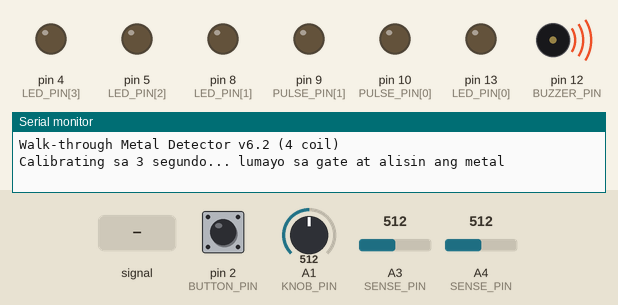
Recording of a sketch running on a simulated Arduino Uno, built with avr-gcc and run on an emulated ATmega328P. On the bench: output pins drawn as LEDs (lit = HIGH), buzzer (waves = sounding, pin HIGH), the last lines printed to the serial monitor. The inputs (shaded band) are chosen by the test bench; at power-on: A4 (SENSE_PIN) = 512, pin 2 (BUTTON_PIN) HIGH, A1 (KNOB_PIN) = 512, A3 (SENSE_PIN) = 512. Pins used as bus, display or sensor lines are not drawn.

Above: at 3.6 s.
At 6.0 s:
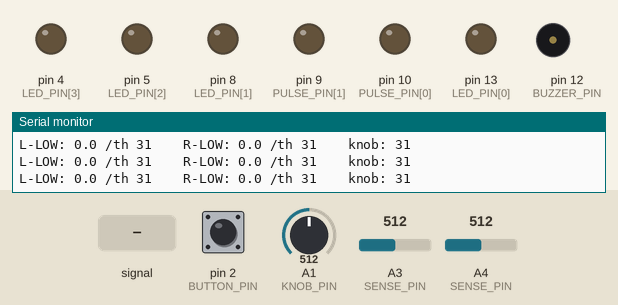
Timing chart, 0 to 5.2 s (numbered marks = the images above; inputs shaded):
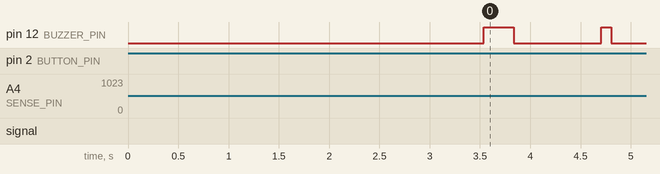

The sketch:

walkthrough_v6_2.ino
```cpp
// ===============================================================
//  Walk-through Metal Detector - Code v6.2 (4 coil)
//  v6.2: PANLABAN SA FALSE ALARM (beep kahit walang metal)
//  Hindi binago ang lakas ng pulse (NPULSE 3, pulse 5 us) at ang knob,
//  kaya pareho pa rin ang abot at sensitivity.
//
//  Mga bago sa v6.2:
//   1. Saktong 1 cycle ng kuryente (60 Hz) ang bawat sukat, kaya
//      nagkakansela ang ugong galing sa saksakan at mga wire sa pader
//   2. Walang interrupt habang nagpu-pulse, kaya pantay lahat ng pulse
//   3. Tinanggal ang smoothing na nagpapahaba ng spike: 2 magkasunod na
//      sukat ang kailangang lumampas, kaya hindi na nakakalusot ang spike
//   4. Kusang tumataas ang threshold ng coil kapag maingay ang paligid
//   5. Dapat pareho ang direksyon ng signal para maituring na metal
//   6. Hysteresis: hindi nagpapatay-sindi ang beep sa gilid ng threshold
//   7. Binabawas ang epekto ng sariling buzzer sa 5V
//   8. Dahan-dahang bumabalik ang baseline kahit naipit malapit sa threshold
//   9. May 3 segundo bago mag-calibrate para makalayo ka muna sa gate
//
//  Zone      Pulse   Sense   LED
//  L-UP      D10     A0      D13
//  R-UP      D9      A2      D8
//  L-LOW     D7      A3      D5
//  R-LOW     D6      A4      D4
//
//  Knob (sensitivity) : A1
//  Button (recalibrate): D2  (sa S at G ng D2, INPUT_PULLUP)
//  Buzzer             : D12
//
//  Serial Monitor: 115200 baud
// ===============================================================

const byte NZONE = 4;
const byte PULSE_PIN[NZONE] = {10, 9, 7, 6};
const byte SENSE_PIN[NZONE] = {A0, A2, A3, A4};
const byte LED_PIN[NZONE]   = {13, 8, 5, 4};
const char* const ZONE_NAME[NZONE] = {"L-UP", "R-UP", "L-LOW", "R-LOW"};

// true = gamitin ang zone, false = huwag pansinin (hal. wala pang coil na nakakabit)
// Kapag kumpleto na ang 4 na coil sa gate: {true, true, true, true}
const bool ZONE_ON[NZONE] = {false, false, true, true};

const byte KNOB_PIN   = A1;
const byte BUTTON_PIN = 2;
const byte BUZZER_PIN = 12;

// ---- Abot at sensitivity (pareho sa v6.1) ----
const byte NPULSE   = 3;   // dami ng pulse bawat sukat (mula sa tuning test)
const byte PULSE_US = 5;   // haba ng bawat pulse sa microseconds (mula sa tuning test)
const int  TH_MIN = 2;     // threshold kapag knob nasa pinaka-sensitive
const int  TH_MAX = 60;    // threshold kapag knob nasa pinaka-hindi sensitive

// ---- Tunog ----
const int  BEEP_SLOW_MS = 400; // pagitan ng beep kapag mahina ang signal (malayo ang metal)
const int  BEEP_FAST_MS = 50;  // pagitan ng beep kapag malakas ang signal (malapit ang metal)
const unsigned long AUTO_RECAL_MS = 5000; // kung METAL nang ganito katagal, ituring na bagong normal
const unsigned long CAL_WAIT_MS   = 3000; // oras para makalayo sa gate bago mag-calibrate

// ---- Panlaban sa ingay (ito ang puwedeng i-adjust) ----
const byte  CONFIRM       = 2;     // ilang sunod-sunod na lampas bago mag-beep (3 = mas tahimik)
const byte  RELEASE       = 2;     // ilang sunod-sunod na mababa bago tumigil ang beep
const float NOISE_MARGIN  = 5.0;   // threshold ng coil = hindi bababa sa ingay x ito
const float RELEASE_RATIO = 0.6;   // titigil ang beep kapag bumaba sa threshold x ito
const float TRACK_K       = 1.0 / 64;   // bilis ng pagsunod ng baseline sa init/drift
const float TRACK_K_SLOW  = 1.0 / 1024; // pagsunod kapag malapit na sa threshold
const float TRACK_ZONE    = 0.5;   // normal na pagsunod kapag |diff| < threshold x ito
const float NOISE_K       = 1.0 / 64;   // bilis ng pag-update ng sukat ng ingay

// ---- Timing ng sukat: 66 sample sa loob ng 1 cycle ng 60 Hz (16,665 us) ----
const byte NSAMPLE = 66;   // 64 ang matitira matapos alisin ang pinakamataas at pinakamababa
const int  STEP_US = 252;  // pagitan ng sample (252 at 253 na salitan = 252.5 us)

float baseline[NZONE];
float lastRaw[NZONE];
float diffNow[NZONE];
float prevDiff[NZONE];
float noiseLevel[NZONE];
float zoneTh[NZONE];
long  buzzShift[NZONE];
byte  hitCount[NZONE];
byte  lowCount[NZONE];
char  hitSign[NZONE];
bool  detected[NZONE];
unsigned long detectStart[NZONE];
int   threshold = 10;
int   lastKnob  = -100;

unsigned long lastPrint = 0;
unsigned long lastBeep  = 0;
bool buzzerOn = false;

// Sukatin ang isang coil sa loob ng saktong 1 cycle ng kuryente.
long measureZone(byte z) {
  const byte sp = SENSE_PIN[z];
  const byte pp = PULSE_PIN[z];

  analogRead(sp);  // dummy read: para hindi tumagas ang dating binasang pin (hal. knob)

  long sum = 0;
  int minv = 1023, maxv = 0;
  const unsigned long t0 = micros();
  unsigned long nextAt = 0;

  for (byte m = 0; m < NSAMPLE; m++) {
    while (micros() - t0 < nextAt) { }
    nextAt += STEP_US + (m & 1);

    // Bawal ang interrupt dito: hahaba ang pulse kapag sumingit ito
    noInterrupts();

    // I-discharge ang capacitor
    pinMode(sp, OUTPUT);
    digitalWrite(sp, LOW);
    delayMicroseconds(20);
    pinMode(sp, INPUT);

    // Mga pulse papunta sa coil
    for (byte p = 0; p < NPULSE; p++) {
      digitalWrite(pp, HIGH);
      delayMicroseconds(PULSE_US);
      digitalWrite(pp, LOW);
      delayMicroseconds(3);
    }

    int v = analogRead(sp);
    interrupts();

    if (v < minv) minv = v;
    if (v > maxv) maxv = v;
    sum += v;
  }

  // Tanggalin ang pinakamababa at pinakamataas (ingay)
  sum -= minv;
  sum -= maxv;
  return sum;
}

// Isang bagong reading, tanggal ang epekto ng buzzer.
// Ibinabalik ang layo mula sa normal na reading.
float readZone(byte z) {
  long raw = measureZone(z);
  if (buzzerOn) raw -= buzzShift[z];
  lastRaw[z] = raw;
  return (raw - baseline[z]) / 16.0;
}

void resetZone(byte z, float value) {
  baseline[z] = value;
  lastRaw[z] = value;
  hitCount[z] = 0;
  lowCount[z] = 0;
  hitSign[z] = 0;
  detected[z] = false;
  detectStart[z] = 0;
  diffNow[z] = 0;
  prevDiff[z] = 0;
}

void allOutputsOff() {
  for (byte z = 0; z < NZONE; z++) digitalWrite(LED_PIN[z], LOW);
  digitalWrite(BUZZER_PIN, LOW);
  buzzerOn = false;
}

void calibrate() {
  allOutputsOff();
  Serial.println(F("Calibrating sa 3 segundo... lumayo sa gate at alisin ang metal"));
  delay(CAL_WAIT_MS);

  // 1) Normal na reading ng bawat coil
  for (byte z = 0; z < NZONE; z++) {
    if (!ZONE_ON[z]) continue;
    long acc = 0;
    for (byte i = 0; i < 16; i++) acc += measureZone(z);
    resetZone(z, acc / 16.0);
    buzzShift[z] = 0;
  }

  // 2) Gaano nagbabago ang reading kapag tumutunog ang buzzer
  digitalWrite(BUZZER_PIN, HIGH);
  delay(30);
  for (byte z = 0; z < NZONE; z++) {
    if (!ZONE_ON[z]) continue;
    long acc = 0;
    for (byte i = 0; i < 8; i++) acc += measureZone(z);
    buzzShift[z] = (long)(acc / 8.0 - baseline[z]);
  }
  digitalWrite(BUZZER_PIN, LOW);
  delay(30);

  // 3) Sukatin ang ingay ng bawat coil habang walang metal
  for (byte z = 0; z < NZONE; z++) {
    if (!ZONE_ON[z]) continue;
    float acc = 0;
    float prev = readZone(z);
    for (byte i = 0; i < 24; i++) {
      float d = readZone(z);
      acc += fabs(d - prev);
      prev = d;
    }
    noiseLevel[z] = acc / 24.0;
    prevDiff[z] = prev;

    Serial.print(ZONE_NAME[z]);
    Serial.print(F(" ingay: "));
    Serial.print(noiseLevel[z], 2);
    Serial.print(F("  buzzer: "));
    Serial.print(buzzShift[z] / 16.0, 1);
    Serial.print(F("  -> pinakamababang ligtas na threshold: ~"));
    Serial.println((int)ceil(noiseLevel[z] * NOISE_MARGIN));
  }

  // Maikling beep: tapos na ang calibration
  digitalWrite(BUZZER_PIN, HIGH);
  delay(100);
  digitalWrite(BUZZER_PIN, LOW);
  Serial.println(F("Ready!"));
}

void readKnob() {
  analogRead(KNOB_PIN);              // dummy read
  int k = analogRead(KNOB_PIN);
  // Huwag pansinin ang maliit na galaw para hindi gumagalaw-galaw ang threshold
  if (k > lastKnob + 6 || k < lastKnob - 6) {
    lastKnob = k;
    threshold = map(k, 0, 1023, TH_MIN, TH_MAX);
  }
}

void checkButton() {
  if (digitalRead(BUTTON_PIN) == LOW) {
    delay(40);                       // debounce
    if (digitalRead(BUTTON_PIN) == LOW) {
      allOutputsOff();
      while (digitalRead(BUTTON_PIN) == LOW) { }  // hintaying bitawan
      calibrate();
    }
  }
}

// Beep at kurap ng LED na sabay. Mas malakas ang signal = mas mabilis.
void updateAlarm(bool anyDetected, long excess) {
  if (!anyDetected) {
    allOutputsOff();
    return;
  }
  // excess = gaano kalayo lumampas sa threshold. Hanggang 3x ng threshold = pinakamabilis.
  long full = (long)threshold * 3;
  if (excess > full) excess = full;
  if (excess < 0) excess = 0;
  int period = map(excess, 0, full, BEEP_SLOW_MS, BEEP_FAST_MS);

  if (millis() - lastBeep >= (unsigned long)period) {
    lastBeep = millis();
    buzzerOn = !buzzerOn;
  }
  digitalWrite(BUZZER_PIN, buzzerOn ? HIGH : LOW);
  for (byte z = 0; z < NZONE; z++) {
    digitalWrite(LED_PIN[z], (detected[z] && buzzerOn) ? HIGH : LOW);
  }
}

void printStatus() {
  if (millis() - lastPrint < 200) return;
  lastPrint = millis();
  for (byte z = 0; z < NZONE; z++) {
    if (!ZONE_ON[z]) continue;
    Serial.print(ZONE_NAME[z]);
    Serial.print(F(": "));
    Serial.print(diffNow[z], 1);
    Serial.print(F(" /th "));
    Serial.print(zoneTh[z], 0);
    Serial.print(detected[z] ? F(" *METAL*  ") : F("  "));
    Serial.print(F("\t"));
  }
  Serial.print(F("knob: "));
  Serial.println(threshold);
}

void setup() {
  Serial.begin(115200);

  for (byte z = 0; z < NZONE; z++) {
    pinMode(PULSE_PIN[z], OUTPUT);
    digitalWrite(PULSE_PIN[z], LOW);
    pinMode(LED_PIN[z], OUTPUT);
    detected[z] = false;
    hitCount[z] = 0;
    diffNow[z] = 0;
  }
  pinMode(BUZZER_PIN, OUTPUT);
  pinMode(BUTTON_PIN, INPUT_PULLUP);

  Serial.println(F("Walk-through Metal Detector v6.2 (4 coil)"));
  readKnob();
  calibrate();
}

void loop() {
  readKnob();
  checkButton();

  bool anyDetected = false;
  long maxExcess = 0;

  for (byte z = 0; z < NZONE; z++) {
    if (!ZONE_ON[z]) { detected[z] = false; diffNow[z] = 0; continue; }

    float d = readZone(z);
    float absD = fabs(d);
    diffNow[z] = d;

    // Threshold ng coil na ito: knob, o mas mataas kung maingay ang paligid
    float th = noiseLevel[z] * NOISE_MARGIN;
    if (th > TH_MAX) th = TH_MAX;
    if (th < threshold) th = threshold;
    zoneTh[z] = th;

    if (!detected[z]) {
      // Kumpirmasyon: sunod-sunod na lampas at PAREHONG direksyon
      char sign = (d > 0) ? 1 : -1;
      if (absD > th) {
        if (hitCount[z] > 0 && sign != hitSign[z]) hitCount[z] = 0;
        hitSign[z] = sign;
        if (hitCount[z] < 255) hitCount[z]++;
      } else {
        hitCount[z] = 0;
      }
      detected[z] = (hitCount[z] >= CONFIRM);
      lowCount[z] = 0;
    } else if (absD < th * RELEASE_RATIO) {
      // Hysteresis: dito lang titigil ang beep
      if (++lowCount[z] >= RELEASE) {
        detected[z] = false;
        hitCount[z] = 0;
      }
    } else {
      lowCount[z] = 0;
    }

    // Auto-recalibrate: walang taong tumatayo sa gate nang 5 segundo,
    // kaya kung tuloy-tuloy ang METAL, malamang nagbago lang ang kondisyon.
    if (detected[z]) {
      if (detectStart[z] == 0) detectStart[z] = millis();
      else if (millis() - detectStart[z] > AUTO_RECAL_MS) {
        resetZone(z, lastRaw[z]);
        Serial.print(F(">> Auto-recalibrate: "));
        Serial.println(ZONE_NAME[z]);
      }
    } else {
      detectStart[z] = 0;
    }

    // Baseline at sukat ng ingay: ina-update lang kapag walang signal
    if (!detected[z] && hitCount[z] == 0) {
      if (absD < th * TRACK_ZONE) {
        baseline[z] += (lastRaw[z] - baseline[z]) * TRACK_K;
        noiseLevel[z] += (fabs(d - prevDiff[z]) - noiseLevel[z]) * NOISE_K;
      } else {
        baseline[z] += (lastRaw[z] - baseline[z]) * TRACK_K_SLOW;
      }
    }
    prevDiff[z] = d;

    if (detected[z]) {
      anyDetected = true;
      long ex = (long)(absD - th);
      if (ex > maxExcess) maxExcess = ex;
    }
  }

  updateAlarm(anyDetected, maxExcess);
  printStatus();
}
```
